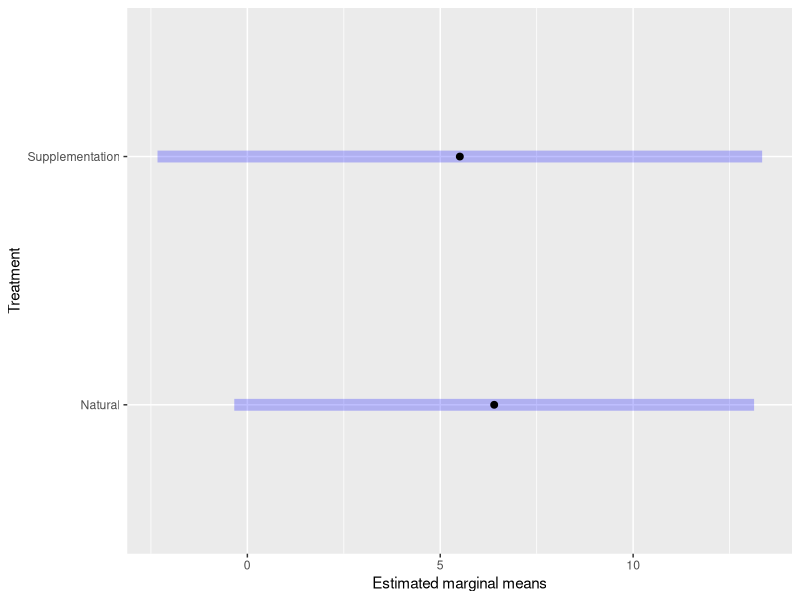
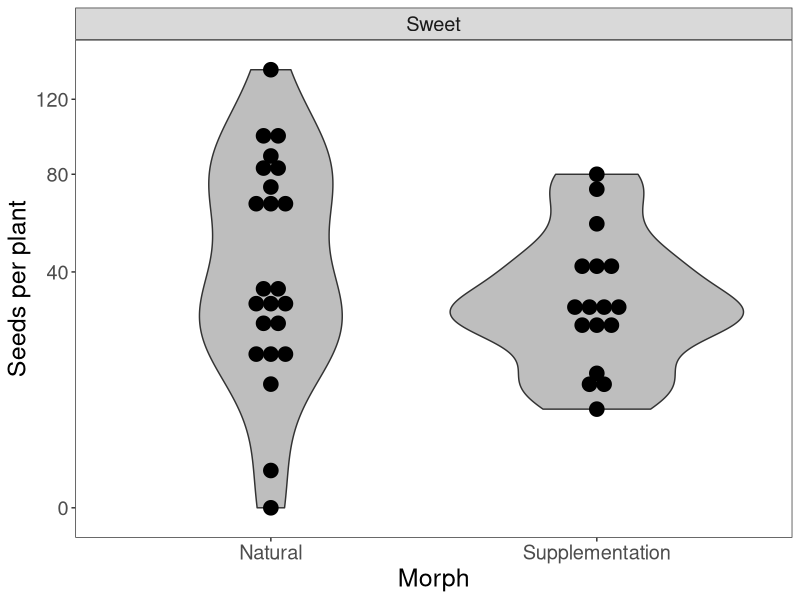
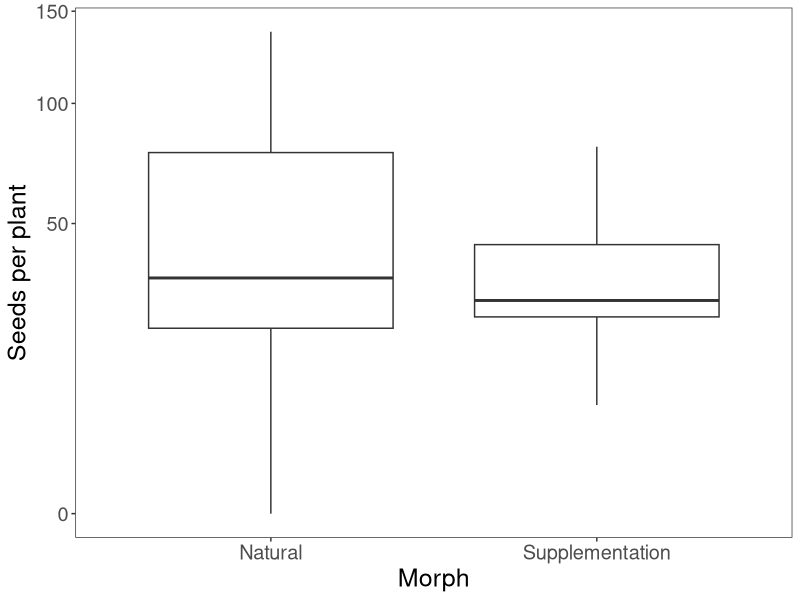
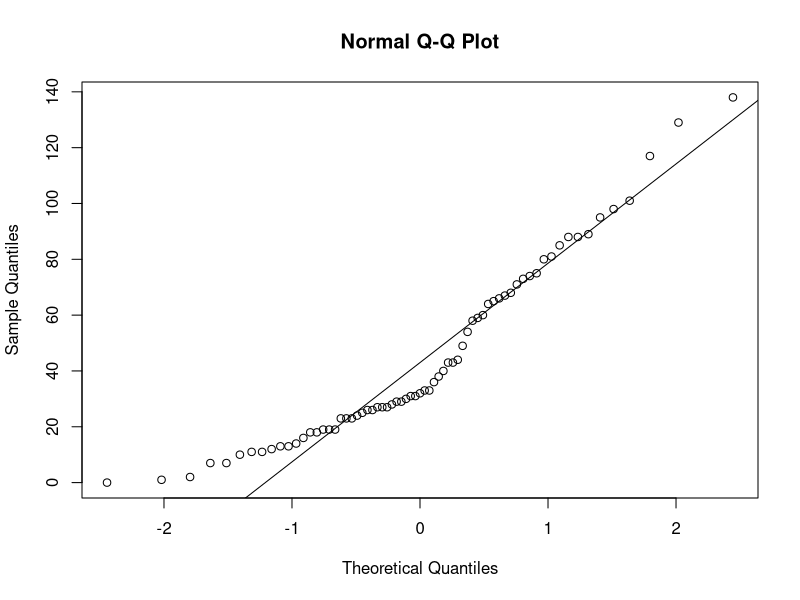
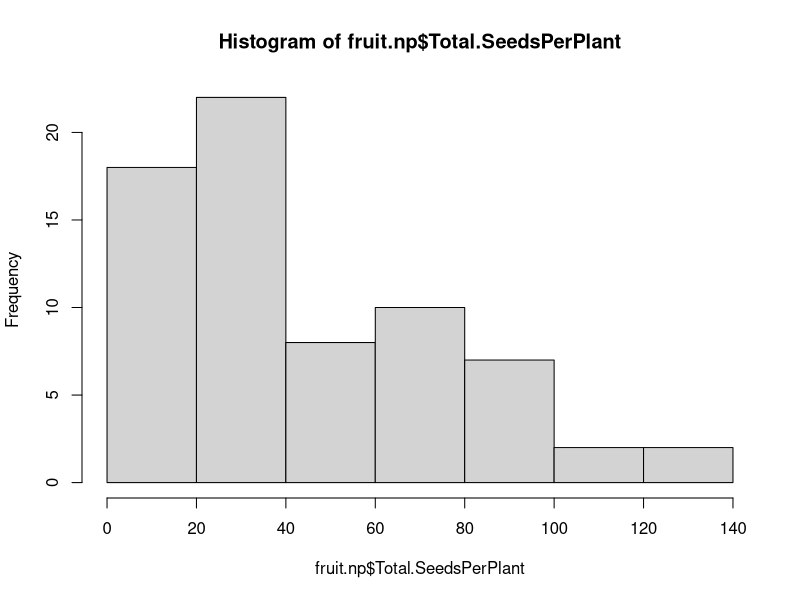
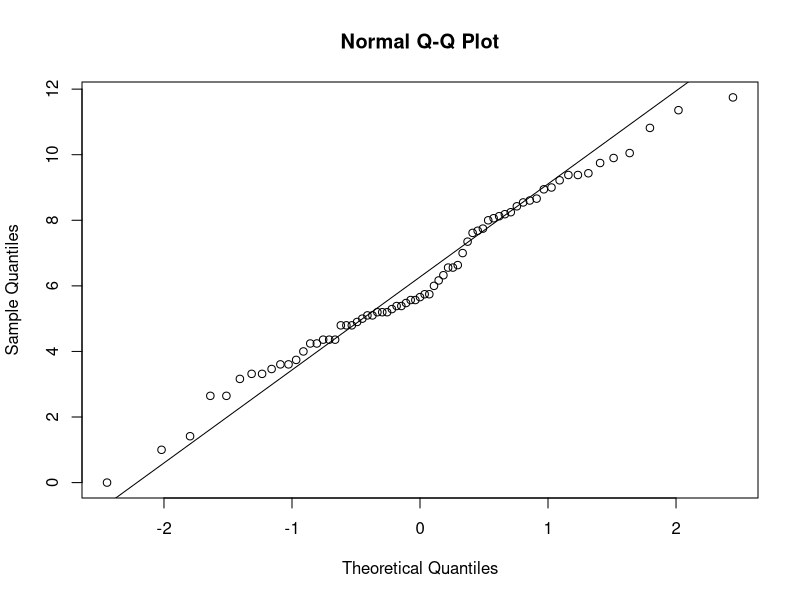
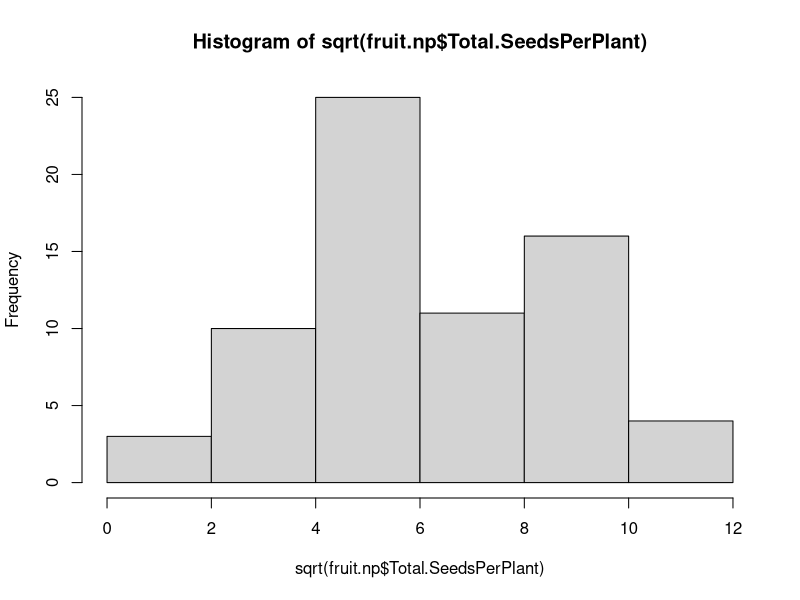
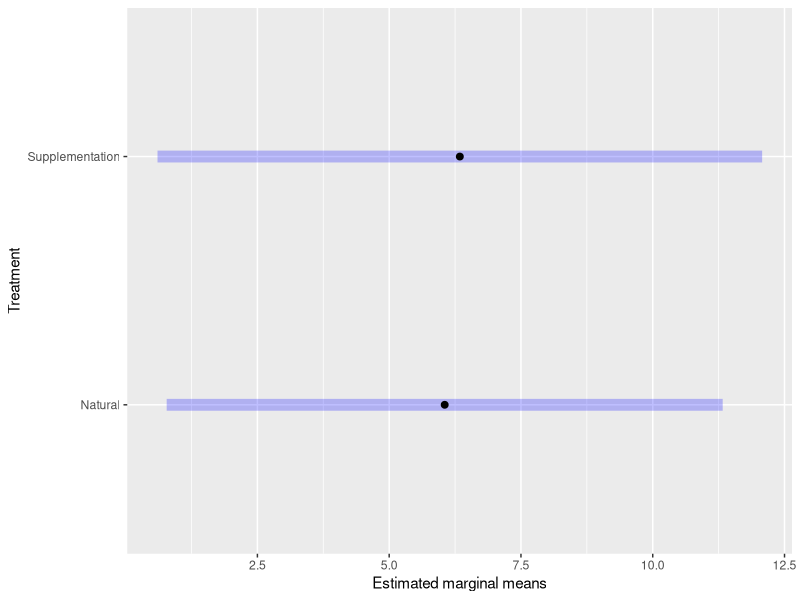

Recreate these plots in R, in order.
## ---- chunk 1
setwd("~/Desktop/Skypilot 2017")
library(ggplot2)
library(plyr)
library(nlme)
library(car)
library(emmeans)
library(magrittr)
library(multcompView)

fruit <- read.csv("Skypilot 2017 (MASTER) Tab3 08-12-19.csv", header=T) # all data included (final)
fruit$OtherSeedcount[is.na(fruit$OtherSeedcount)] <- 0
fruit$Total.SeedsPerPlant <- fruit$No.TrmtSeeds+fruit$OtherSeedcount

cols <- c("Site", "Habitat", "Treatment", "Plant.Number", "Morph", "No.Pollinated.Total", "Total.RepUnits", "Prct.Pollinated",
          "Avg.SepL",	"Avg.TubeL",	"Avg.LobeL",	"Avg.LobW",	"Avg.CorollaFlare", "No.SeedsPerFruit", "Fruit.Maturity.Rank", 
          "Total.SeedsPerFruit", "Total.SeedsPerPlant")
fruit.sm <- subset(fruit, select=cols) # remove raw data columns

fruit.sm <- subset(fruit.sm, Avg.CorollaFlare>0) # remove those without flower measurements
fruit.sm$Prct.Pollinated <- as.numeric(as.character(fruit.sm$Prct.Pollinated)) # change Prct.Pollinated to numeric (it was a factor)
fruit.sm <- subset(fruit.sm, !(Treatment=="Supplementation" & Prct.Pollinated < 0.666)) # remove those supplement flowers with <75% fruits pollinated
fruit.sm <- subset(fruit.sm, Fruit.Maturity.Rank < 3) # remove fruit maturity 2.5 (includes all exlusion as well) 
fruit.sm$CorollaL <- fruit.sm$Avg.TubeL + fruit.sm$Avg.LobeL
max(fruit.sm$Total.SeedsPerPlant)
fruit.sm$RelativeFitness <- fruit.sm$Total.SeedsPerPlant/138


fruit.sw <- subset(fruit.sm, Morph=="Sweet") # subst to sweet morph only
fruit.sw.np <- subset(fruit.sw, Site %in% c("Niwot Ridge", "Penn Mountain"))
fruit.sw.nat <- subset(fruit.sw, Treatment=="Natural")
fruit.sw.sup <- subset(fruit.sw, Treatment=="Supplementation")
fruit.nat <- subset(fruit.sm, Treatment=="Natural") # subset to natural treatment only
fruit.sup <- subset(fruit.sm, Treatment=="Supplementation") # subset to supplement treatment only
fruit.np <- subset(fruit.sm, Site %in% c("Niwot Ridge", "Penn Mountain"))

flwr <- subset(fruit, Avg.CorollaFlare>0) # remove those without flower measurements
flwr.nat <- subset(flwr, Treatment=="Natural") # subset to natural treatment only
## ---- chunk 2
fit<-lme(sqrt(Total.SeedsPerPlant)~Treatment, random=~1|Site, data=fruit.sw.np, method="ML", na.action=na.omit)  
anova.lme(fit)

#type="response" causes the emmeans and contrasts tables to backtransform from the sqrt and show confidence intervals and p-values that represent the backtransformed variables
marginal = emmeans(fit, specs=pairwise ~ Treatment, type = "response")
marginal$emmeans
marginal$contrasts

marginal$contrasts %>%
     summary(infer = TRUE)

#putting the data into a data frame so that we can plot it
marginal_contrasts = marginal$contrasts %>%
     summary() %>%
     as.data.frame()
marginal_contrasts

marginal_sqrt = emmeans(fit, specs=pairwise ~ Treatment)
#plot of the sqrt transformed emmeans
plot(marginal_sqrt, xlab="Estimated marginal means")
## ---- chunk 3
ggplot(fruit.sw.np, aes(Treatment,Total.SeedsPerPlant)) +
  geom_violin(fill='gray') +
  geom_dotplot(binaxis='y', stackdir='center', dotsize=1)  +
  facet_wrap(~Morph) +
  scale_y_continuous(trans="sqrt") +
  ylab("Seeds per plant") +
  xlab("Morph") +
  theme_bw() +
  theme(panel.grid.major = element_blank(), panel.grid.minor = element_blank(), text = element_text(size=18))

ggplot(fruit.sw.np, aes(Treatment,Total.SeedsPerPlant)) +
  geom_boxplot() + 
  scale_y_continuous(trans="sqrt") +
  ylab("Seeds per plant") +
  xlab("Morph") +
  theme_bw() +
  theme(panel.grid.major = element_blank(), panel.grid.minor = element_blank(), text = element_text(size=18))
## ---- chunk 4
fit<-lme(sqrt(Total.SeedsPerPlant)~Treatment, random=~1|Site/Habitat, data=fruit.sw.np, method="ML", na.action=na.omit)  
anova.lme(fit)
fit<-lm(sqrt(Total.SeedsPerPlant)~Habitat, data=fruit.sw.np)

fit<-lme(sqrt(Total.SeedsPerPlant)~Treatment*Habitat, random=~1|Site, data=fruit.sw.np, method="ML", na.action=na.omit)  
anova.lme(fit)
fit<-lm(sqrt(Total.SeedsPerPlant)~Site, data=fruit.sw.np)

## ---- chunk 5
qqnorm(fruit.np$Total.SeedsPerPlant)
qqline(fruit.np$Total.SeedsPerPlant)
hist(fruit.np$Total.SeedsPerPlant)
qqnorm(sqrt(fruit.np$Total.SeedsPerPlant))
qqline(sqrt(fruit.np$Total.SeedsPerPlant))
hist(sqrt(fruit.np$Total.SeedsPerPlant))
## ---- chunk 6
fit<-lme(sqrt(Total.SeedsPerPlant)~Treatment*Morph, random=~1|Site, data=fruit.np, method="ML", na.action=na.omit)  
anova.lme(fit)

marginal_both = emmeans(fit, specs=pairwise ~ Treatment, type = "response")
marginal_both$emmeans
marginal_both$contrasts
marginal_both_sqrt = emmeans(fit, specs=pairwise ~ Treatment)
marginal_both$contrasts %>%
     summary(infer = TRUE)

#putting the data into a data frame so that we can plot it
marginal_contrasts2 = marginal_both$contrasts %>%
     summary() %>%
     as.data.frame()
marginal_contrasts2 


#plot of the sqrt transformed emmeans
plot(marginal_both_sqrt, xlab="Estimated marginal means")
## ---- chunk 7
ggplot(fruit.sm, aes(Treatment,Total.SeedsPerPlant)) +
  geom_boxplot() + 
  scale_y_continuous(trans="sqrt") +
  ylab("Seeds per plant") +
  facet_wrap(~Morph) +
  theme_bw() +
  theme(panel.grid.major = element_blank(), panel.grid.minor = element_blank(), text = element_text(size=18))
## ---- chunk 8
fit<-lme(sqrt(Total.SeedsPerPlant)~Treatment*Habitat, random=~1|Site, data=fruit.np, method="ML", na.action=na.omit)  
anova.lme(fit)
